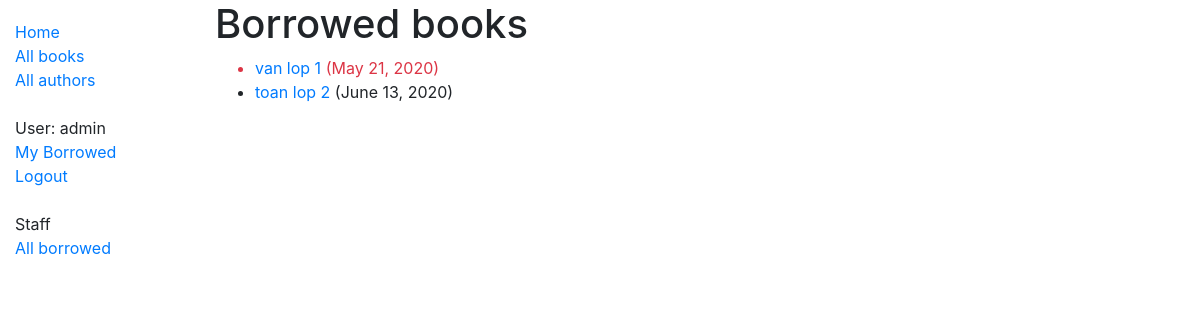
The app's page /catalog/mybooks/ (signed in) with its own data.
### catalog/models.py (models this page shows, shortened)
class BookInstance(models.Model):
    id = models.UUIDField(primary_key=True, default=uuid.uuid4,
                          help_text='Unique ID for this particular book across whole library')
    book = models.ForeignKey('Book', on_delete=models.SET_NULL, null=True)
    imprint = models.CharField(max_length=200)
    due_back = models.DateField(null=True, blank=True)
    borrower = models.ForeignKey(User, on_delete=models.SET_NULL, null=True, blank=True)
    LOAN_STATUS = (
        ('m', 'Maintenance'),
        ('o', 'On loan'),
        ('a', 'Available'),
        ('r', 'Reserved'),
    )
    status = models.CharField(
        max_length=1,
        choices=LOAN_STATUS,
        blank=True,
        default='m',
        help_text='Book availability',
    )
    class Meta:
        ordering = ['due_back']
        permissions = (('can_mark_returned', 'Set book as returned'),)
    @property
    def is_overdue(self):
        if self.due_back and date.today() > self.due_back:
            return True
        return False

class Book(models.Model):
    title = models.CharField(max_length=200)
    author = models.ForeignKey('Author', on_delete=models.SET_NULL, null=True)
    summary = models.TextField(max_length=1000, help_text="Enter a brief description about the book")
    isbn = models.CharField("ISBN", max_length=13, help_text='13 Character <a href="https://www.isbn-'
                                                             'international.org/content/what-isbn">ISBN number</a>')
    genre = models.ManyToManyField(Gerne, help_text="Select a gerne for this book")
    def display_genre(self):
        return ', '.join(genre.name for genre in self.genre.all())
    display_genre.short_description = "Genre"

### catalog/views.py (the view)
# urls.py: path('mybooks/', views.LoanedBooksByUserListView.as_view(), name='my-borrowed'),
class LoanedBooksByUserListView(LoginRequiredMixin, generic.ListView):
    model = BookInstance
    template_name = 'catalog/bookinstance_list_borrowed_user.html'
    paginate_by = 10
    def get_queryset(self):
        return BookInstance.objects.filter(borrower=self.request.user).filter(status__exact='o').order_by('due_back')

### catalog/templates/catalog/bookinstance_list_borrowed_user.html
{% extends "base_generic.html" %}
{% block content %}
    <h1>Borrowed books</h1>
    {% if bookinstance_list %}
    <ul>
      {% for bookinst in bookinstance_list %}
      <li class="{% if bookinst.is_overdue %}text-danger{% endif %}">
        <a href="{% url 'book-detail' bookinst.book.pk %}">{{bookinst.book.title}}</a> ({{ bookinst.due_back }})
      </li>
      {% endfor %}
    </ul>
    {% else %}
      <p>There are no books borrowed.</p>
    {% endif %}
{% endblock %}

### catalog/templates/base_generic.html (shortened to what this page needs)
<!DOCTYPE html>
<html lang="en">
<head>
  <link rel="stylesheet" href="https://stackpath.bootstrapcdn.com/bootstrap/4.1.3/css/bootstrap.min.css">
  {% load static %}
  <link rel="stylesheet" href="{% static 'css/styles.css' %}">
</head>
<body>
  <div class="container-fluid">
    <div class="row">
      <div class="col-sm-2">
      {% block sidebar %}
        <ul class="sidebar-nav">
          <li><a href="{% url 'index' %}">Home</a></li>
          <li><a href="{% url 'books' %}">All books</a></li>
          <li><a href="{% url 'authors' %}">All authors</a></li>
            <br>
             {% if user.is_authenticated %}
           <li>User: {{ user.get_username }}</li>
          <li><a href="{% url 'my-borrowed' %}">My Borrowed</a></li>
           <li><a href="{% url 'logout'%}?next={{request.path}}">Logout</a></li>
         {% else %}
           <li><a href="{% url 'login'%}?next={{request.path}}">Login</a></li>
         {% endif %}
            <br>
            {% if user.is_staff %}
            <li>Staff</li>
            <li><a href="{% url 'all-borrowed' %}">All borrowed</a> </li>
            {% endif %}
        </ul>
     {% endblock %}
      </div>
      <div class="col-sm-10 ">{% block content %} {% endblock %}
      </div>
    </div>
  </div>
</body>
</html>

### catalog/static/css/styles.css (style rules this page uses)
.sidebar-nav { margin-top: 20px; padding: 0; list-style: none; }

### records on screen
BookInstance: book "van lop 1", due_back "May 21, 2020"
BookInstance: book "toan lop 2", due_back "June 13, 2020"

### other values on screen
{{ user.get_username }} "admin"
